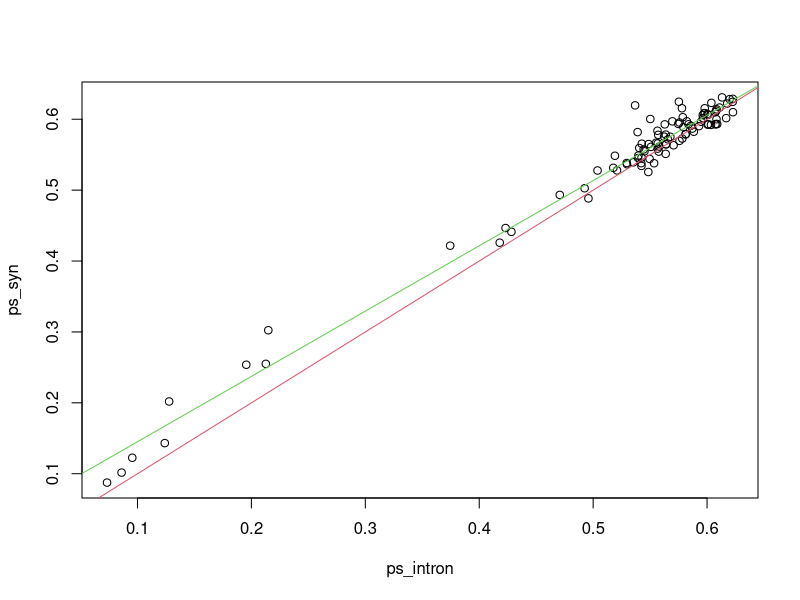
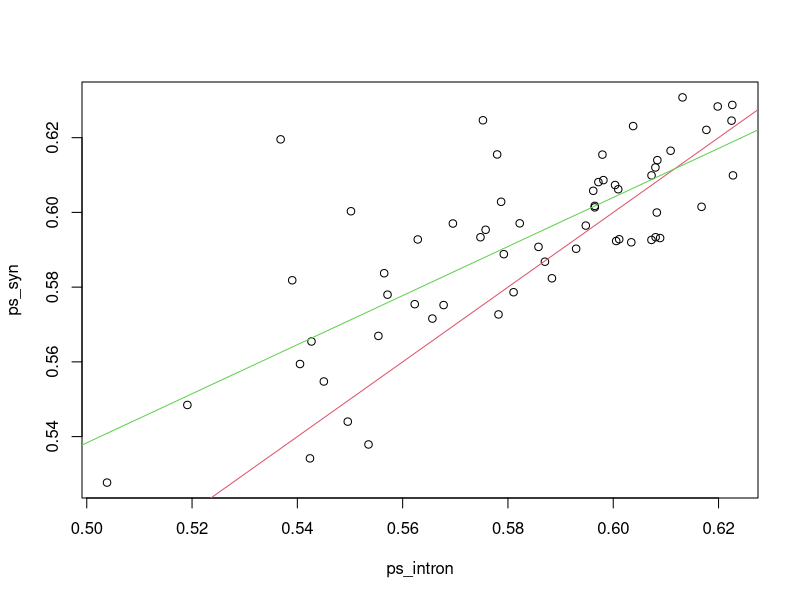
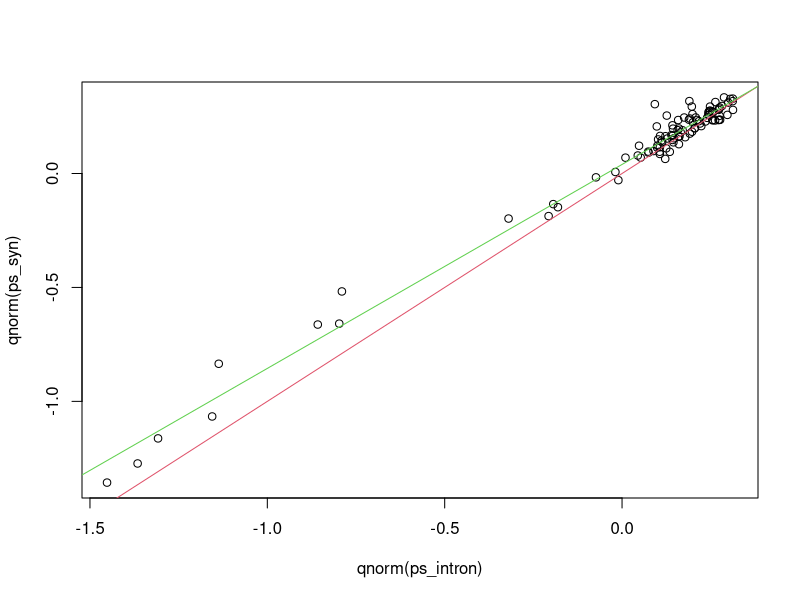

Here is the R script that generated these plots, in order:
# LT 13/10/2022

# preliminary CAPS work

# Objective: test whether the proportion of singletons observed per context
# differ between synonymous variants and intronic variants
# using gnomAD v2.1 exome data

require(tidyverse)

syn <- read_tsv("files/syn_by_context.tsv")
intron <- read_tsv("files/intronic_by_context.tsv")

# join synonymous and intronic data
exomes <- intron %>%
  rename(s_intron = singleton_count, n_intron = variant_count) %>%
  inner_join(syn, by = 'mu') %>%
  rename(s_syn = singleton_count, n_syn = variant_count) %>%
  select(s_intron, n_intron, s_syn, n_syn) %>%
  mutate(ps_intron = s_intron/n_intron, ps_syn = s_syn/n_syn)

plot(ps_syn ~ ps_intron, data = exomes)
abline(a = 0, b = 1, col = 2)

m.0 <- lm(ps_syn ~ 0 + offset(ps_intron), data = exomes)
m.1 <- lm(ps_syn ~ offset(ps_intron) + ps_intron, data = exomes)
anova(m.0, m.1)
abline(lm(ps_syn ~ ps_intron, data = exomes), col = 3)

# which observations have high leverage ?
syn[order(hatvalues(m.1), decreasing =TRUE)[1:12],]

# as expected all CpG transitions

# any very small p-values
pvals <- exomes %>% rowwise() %>% mutate(pval = prop.test(c(s_intron, s_syn),c(n_intron, n_syn))$p.value)
sort(pvals$pval) [1:10]
# no way the identify line could be the favored model
# with that many very low p-values

# explore a model on transversions only

transv <- intron %>%
  rename(s_intron = singleton_count, n_intron = variant_count) %>%
  filter(variant_type == "transversion") %>%
  inner_join(syn, by = 'mu') %>%
  rename(s_syn = singleton_count, n_syn = variant_count) %>%
  select(s_intron, n_intron, s_syn, n_syn) %>%
  mutate(ps_intron = s_intron/n_intron, ps_syn = s_syn/n_syn)

plot(ps_syn ~ ps_intron, data = transv)
abline(a = 0, b = 1, col = 2)
m.0 <- lm(ps_syn ~ 0 + offset(ps_intron), data = transv)
m.1 <- lm(ps_syn ~ offset(ps_intron) + ps_intron, data = transv)
anova(m.0, m.1)
abline(lm(ps_syn ~ ps_intron, data = transv), col = 3)

# a simplest likelihood ratio test toi confirm intuition
# compare a model with one rate per context with a model with two rates

LL.null <- sum(dbinom(exomes$s_intron,
                     exomes$n_intron,
                     (exomes$s_intron + exomes$s_syn) / (exomes$n_intron + exomes$n_syn),
                     log = TRUE),
              dbinom(exomes$s_syn,
                     exomes$n_syn,
                     (exomes$s_intron + exomes$s_syn) / (exomes$n_intron+exomes$n_syn),
                     log = TRUE))
LL.alt <- sum(dbinom(exomes$s_intron, exomes$n_intron, exomes$s_intron / exomes$n_intron, log = TRUE),
             dbinom(exomes$s_syn, exomes$n_syn, exomes$s_syn / exomes$n_syn, log = TRUE))
pchisq(2*(LL.alt-LL.null), 100)
# model with 2 rates per context is better

# explore linear model on probit scale
plot(qnorm(ps_syn) ~ qnorm(ps_intron), data=exomes)
abline(a = 0, b = 1, col = 2)
m.0 <- lm(qnorm(ps_syn) ~ 0 + offset(qnorm(ps_intron)), data = exomes)
m.1 <- lm(qnorm(ps_syn) ~ offset(qnorm(ps_intron)) + qnorm(ps_intron), data = exomes)
anova(m.0, m.1)
abline(lm(qnorm(ps_syn) ~ qnorm(ps_intron), data = exomes), col = 3)
